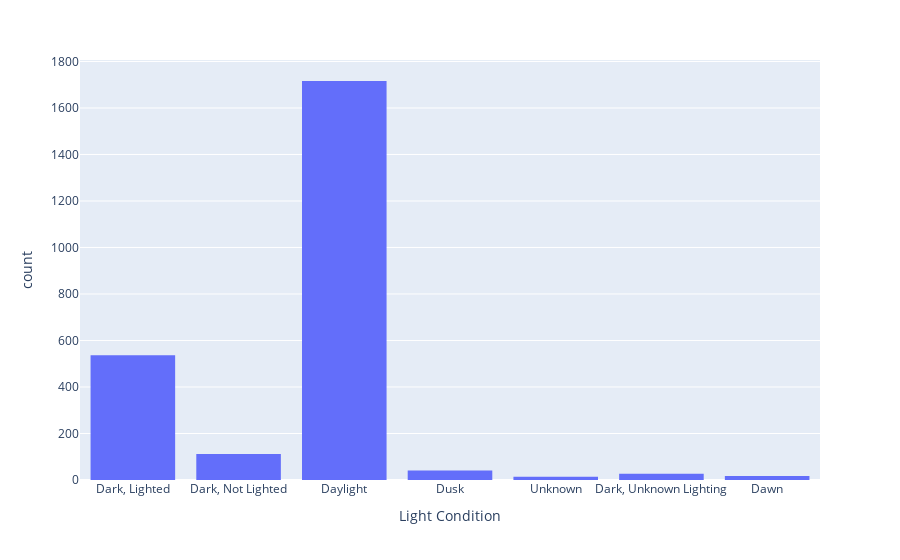

The code cell stored with this chart in its notebook:
### Code cell
fig = px.histogram(df, x='Light Condition')
fig

### Figure 1 — Plotly figure (JSON) as saved in the notebook; plotly's stock layout.template omitted (floating-point values rounded to 4 significant figures; data arrays with more than 128 entries replaced by an {"elided": "..."} marker saying what was removed)
{"data": [{"alignmentgroup": "True", "bingroup": "x", "hovertemplate": "Light Condition=%{x}<br>count=%{y}<extra></extra>", "legendgroup": "", "marker": {"color": "#636efa"}, "name": "", "offsetgroup": "", "orientation": "v", "showlegend": false, "type": "histogram", "x": {"elided": "2463 str values"}, "xaxis": "x", "yaxis": "y"}], "layout": {"barmode": "relative", "legend": {"tracegroupgap": 0}, "margin": {"t": 60}, "xaxis": {"anchor": "y", "domain": [0, 1], "title": {"text": "Light Condition"}}, "yaxis": {"anchor": "x", "domain": [0, 1], "title": {"text": "count"}}}}
